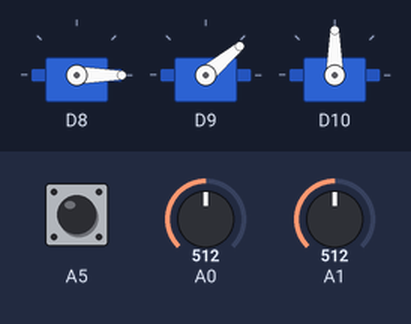
A sketch run on a simulated Arduino Zero (SAMD21). On the bench: 3 × servo. The test bench sets the inputs (shaded band); at power-on: A5 HIGH, A0 = 512, A1 = 512 (analog values on the 0–1023 scale). What the sketch prints to the serial monitor is not drawn.

Above: at 2.2 s.
2.3 s: A5 pulled LOW for 0.15 s
At 3.0 s:
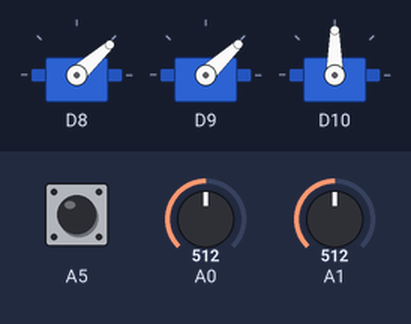
3.9 s: A0 set to 716
At 4.8 s:
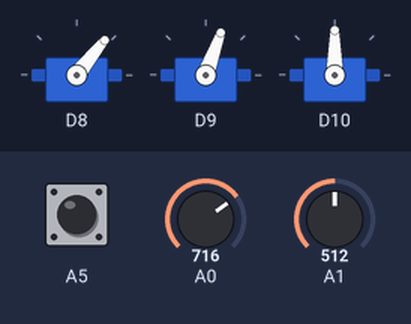
5.4 s: A1 set to 716
At 6.0 s:
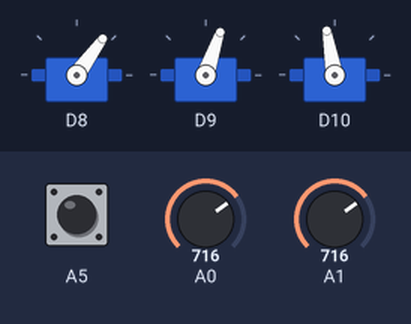
6.9 s: A0 set to 1023
At 8.1 s:
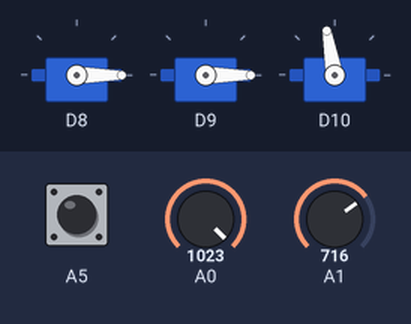
8.4 s: A1 set to 511
At 9.5 s:
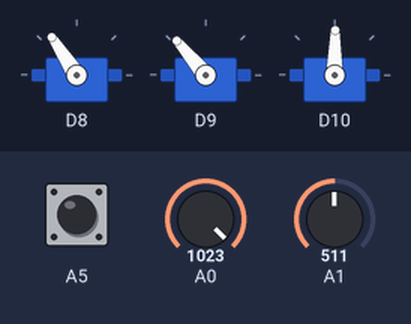
9.9 s: A0 set to 900
At 10.7 s:
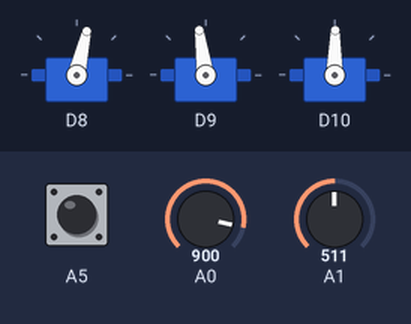
Timing chart, 0 to 12.4 s (numbered marks = the images above; inputs shaded):
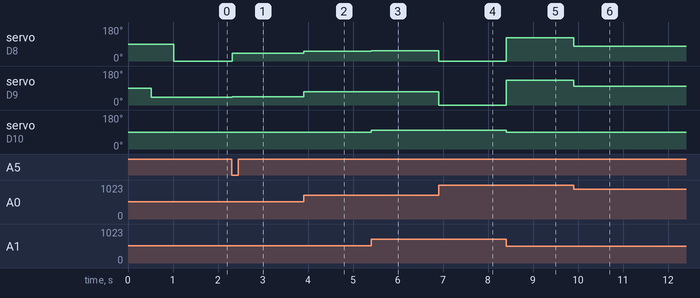

The sketch:

servo_joystick_test_control_20200909.ino
```cpp
/*
 *
 * Inverse kinematics algorithm
 *
 * Example of leg control using a joystick
 *
 * created in 09.09.2020
 * by Aiyyskhan Alexeev
 *
 *
 */

#include <Servo.h>
#include <math.h>

// количество сервоприводов
#define NUM_SERVOS 3

// минимальное и максимальное значения импульсов сервопривода
#define USMIN 500
#define USMAX 2500

// крайние значения возможных координат кончика ноги
#define XMIN -100.0
#define XMAX 100.0
#define YMIN -75.0
#define YMAX 75.0
#define ZMIN 120.0
#define ZMAX 180.0

Servo servo[NUM_SERVOS];

struct Angles {
  float tibia;
  float femur;
  float coxa;
};

struct Coordinates {
  float x;
  float y;
  float z;
};

// начальные и текущие углы ноги (передней правой)
Angles init_angles_FR;
Angles curr_angles_FR;

// начальные и текущие координаты кончика ноги (передней правой)
Coordinates init_coord_FR;
Coordinates curr_coord_FR;

// координаты джойстика
Coordinates joy_coord;

// длины суставов ноги
float l_coxa = 55.0; //mm
float l_femur = 70.0; //mm
float l_tibia = 70.0; //mm

// интервал основного цикла
const int DELAY_INTERVAL = 5; // ms

// режимы
const bool STARTING_POSITION = 0;
const bool WORKING_POSITION = 1;
bool state;

int currentValue, prevValue;

void initial_pose(String limb){
  // функция установки конечностей в начальное положение
  if(limb == "coxa"){
    servo[0].write(init_angles_FR.tibia);
    curr_angles_FR.tibia = init_angles_FR.tibia;
  }
  else if(limb == "femur"){
    servo[1].write(init_angles_FR.femur);
    curr_angles_FR.femur = init_angles_FR.femur;
  }
  else if(limb == "tibia"){
    servo[2].write(init_angles_FR.coxa);
    curr_angles_FR.coxa = init_angles_FR.coxa;
  }
}

float angle_to_microsec(double ang){
  // функция конвертирующая углы (градусы) в импульсы (микросекунды)
  return (float)map(ang, 0.0, 180.0, USMIN, USMAX);
}

Coordinates joystick_sig_convert(Coordinates sig){
  // функция конвертирующая сигналы джойстика в координаты кончика ноги

  Serial.println("");
  Serial.println("*************************");
  Serial.println("pot X: " + String(sig.x) + " " + "pot Y: " + String(sig.y) + " " + "pot Z: " + String(sig.z));
  Serial.println("*************************");
  Serial.println("");

  Coordinates coord;
  coord.x = (float)map(sig.x, 0, 1023, XMIN, XMAX);
  coord.y = (float)map(sig.y, 0, 1023, YMIN, YMAX);
  coord.z = (float)map(sig.z, 0, 1023, ZMIN, ZMAX);
  return coord;
}

Angles angles_control(Coordinates coord, bool reverse){
  // функция обратной кинематики
  // принимает координаты, на основе которых вычисляются углы сервоприводов конечностей
  // аргумент reverse необходим для инвертирования углов (необходим для передней левой и задней правой ног)
  Angles ang;
  float l, l1, alpha, alpha_1, alpha_2, beta, gamma;

  l1 = sqrt(sq(coord.y) + sq(coord.z));
  l = sqrt(sq(coord.x) + sq(l1 - l_coxa));
  alpha_1 = acos(coord.x / l);
  alpha_2 = acos( (sq(l)+sq(l_femur)-sq(l_tibia))/(2.0*l*l_femur) );
  alpha = degrees(alpha_1 + alpha_2);
  beta = degrees(acos( (sq(l_femur)+sq(l_tibia)-sq(l))/(2.0*l_femur*l_tibia) ));
  gamma = degrees(atan(coord.y / coord.z));

  Serial.println("");
  Serial.println("*************************");
  Serial.println("X: " + String(coord.x) + " " + "Y: " + String(coord.y) + " " + "Z: " + String(coord.z));
  Serial.println("Alpha: " + String(alpha));
  Serial.println("Beta: " + String(beta));
  Serial.println("Gamma: " + String(gamma));
  Serial.println("*************************");
  Serial.println("");

  if(reverse){
    ang.tibia = 180.0 - (beta - 45.0);
    ang.femur = alpha;
    ang.coxa = 90.0 + gamma;
  }
  else{
    ang.tibia = beta - 45.0;
    ang.femur = 180.0 - alpha;
    ang.coxa = 90.0 + gamma;
  }

  return ang;
}

void movement(){
  // функция приводящая в движение сервоприводы согласно текущим углам
  servo[0].writeMicroseconds(angle_to_microsec(curr_angles_FR.tibia));
  servo[1].writeMicroseconds(angle_to_microsec(curr_angles_FR.femur));
  servo[2].writeMicroseconds(angle_to_microsec(curr_angles_FR.coxa));
}

void setup() {
  Serial.begin(9600);
  analogReadResolution(10);

  // инициализация пина кнопки джойстика с подтягивающим резистором
  pinMode(19, INPUT_PULLUP);

  // инициализация сервоприводов конечностей
  for(int i=0; i<NUM_SERVOS; i++){
    servo[i].attach(8+i, 500, 2500);
  }

  delay(15);

  // начальные углы передней левой ноги
  init_angles_FR.tibia = 0;
  init_angles_FR.femur = 40;
  init_angles_FR.coxa = 90;

  // установка конечностей в начальное положение
  initial_pose("tibia");
  delay(500);
  initial_pose("femur");
  delay(500);
  initial_pose("coxa");

  // переключение режима в STARTING_POSITION
  state = STARTING_POSITION;
}

void loop() {
  joystick_handler();
  delay(DELAY_INTERVAL);
}

void joystick_handler(){
  currentValue = digitalRead(19);
  if(currentValue != prevValue){
    delay(15);
    currentValue = digitalRead(19);
  }
  prevValue = currentValue;

  // переключение режима
  if(currentValue == 0){
    if(state == STARTING_POSITION){
      state = WORKING_POSITION;
    }
    else{
      state = STARTING_POSITION;
    }
  }

  // управление джойстиком
  if(state == WORKING_POSITION){

    joy_coord.x = analogRead(A0);
    joy_coord.y = analogRead(A1);
    joy_coord.z = 548.0;

    curr_coord_FR = joystick_sig_convert(joy_coord);
    curr_angles_FR = angles_control(curr_coord_FR, false);
    movement();
  }
}
```

Measured:
- after the input at 2.3 s, servo on D8: 0° → 42° at once; servo on D9: 40° → 43° at once
- after the input at 3.9 s, servo on D8: 42° → 51° at once; servo on D9: 43° → 70° at once
- after the input at 5.4 s, servo on D8: 51° → 54° at once; servo on D9: 70° → 71° at once; servo on D10: 90° → 100° at once
- after the input at 6.9 s, servo on D8: 54° → 0° at once; servo on D9: 71° → 0° at once
- after the input at 8.4 s, servo on D8: 0° → 123° at once; servo on D9: 0° → 130° at once; servo on D10: 100° → 89° at once
- after the input at 9.9 s, servo on D8: 123° → 77° at once; servo on D9: 130° → 98° at once
